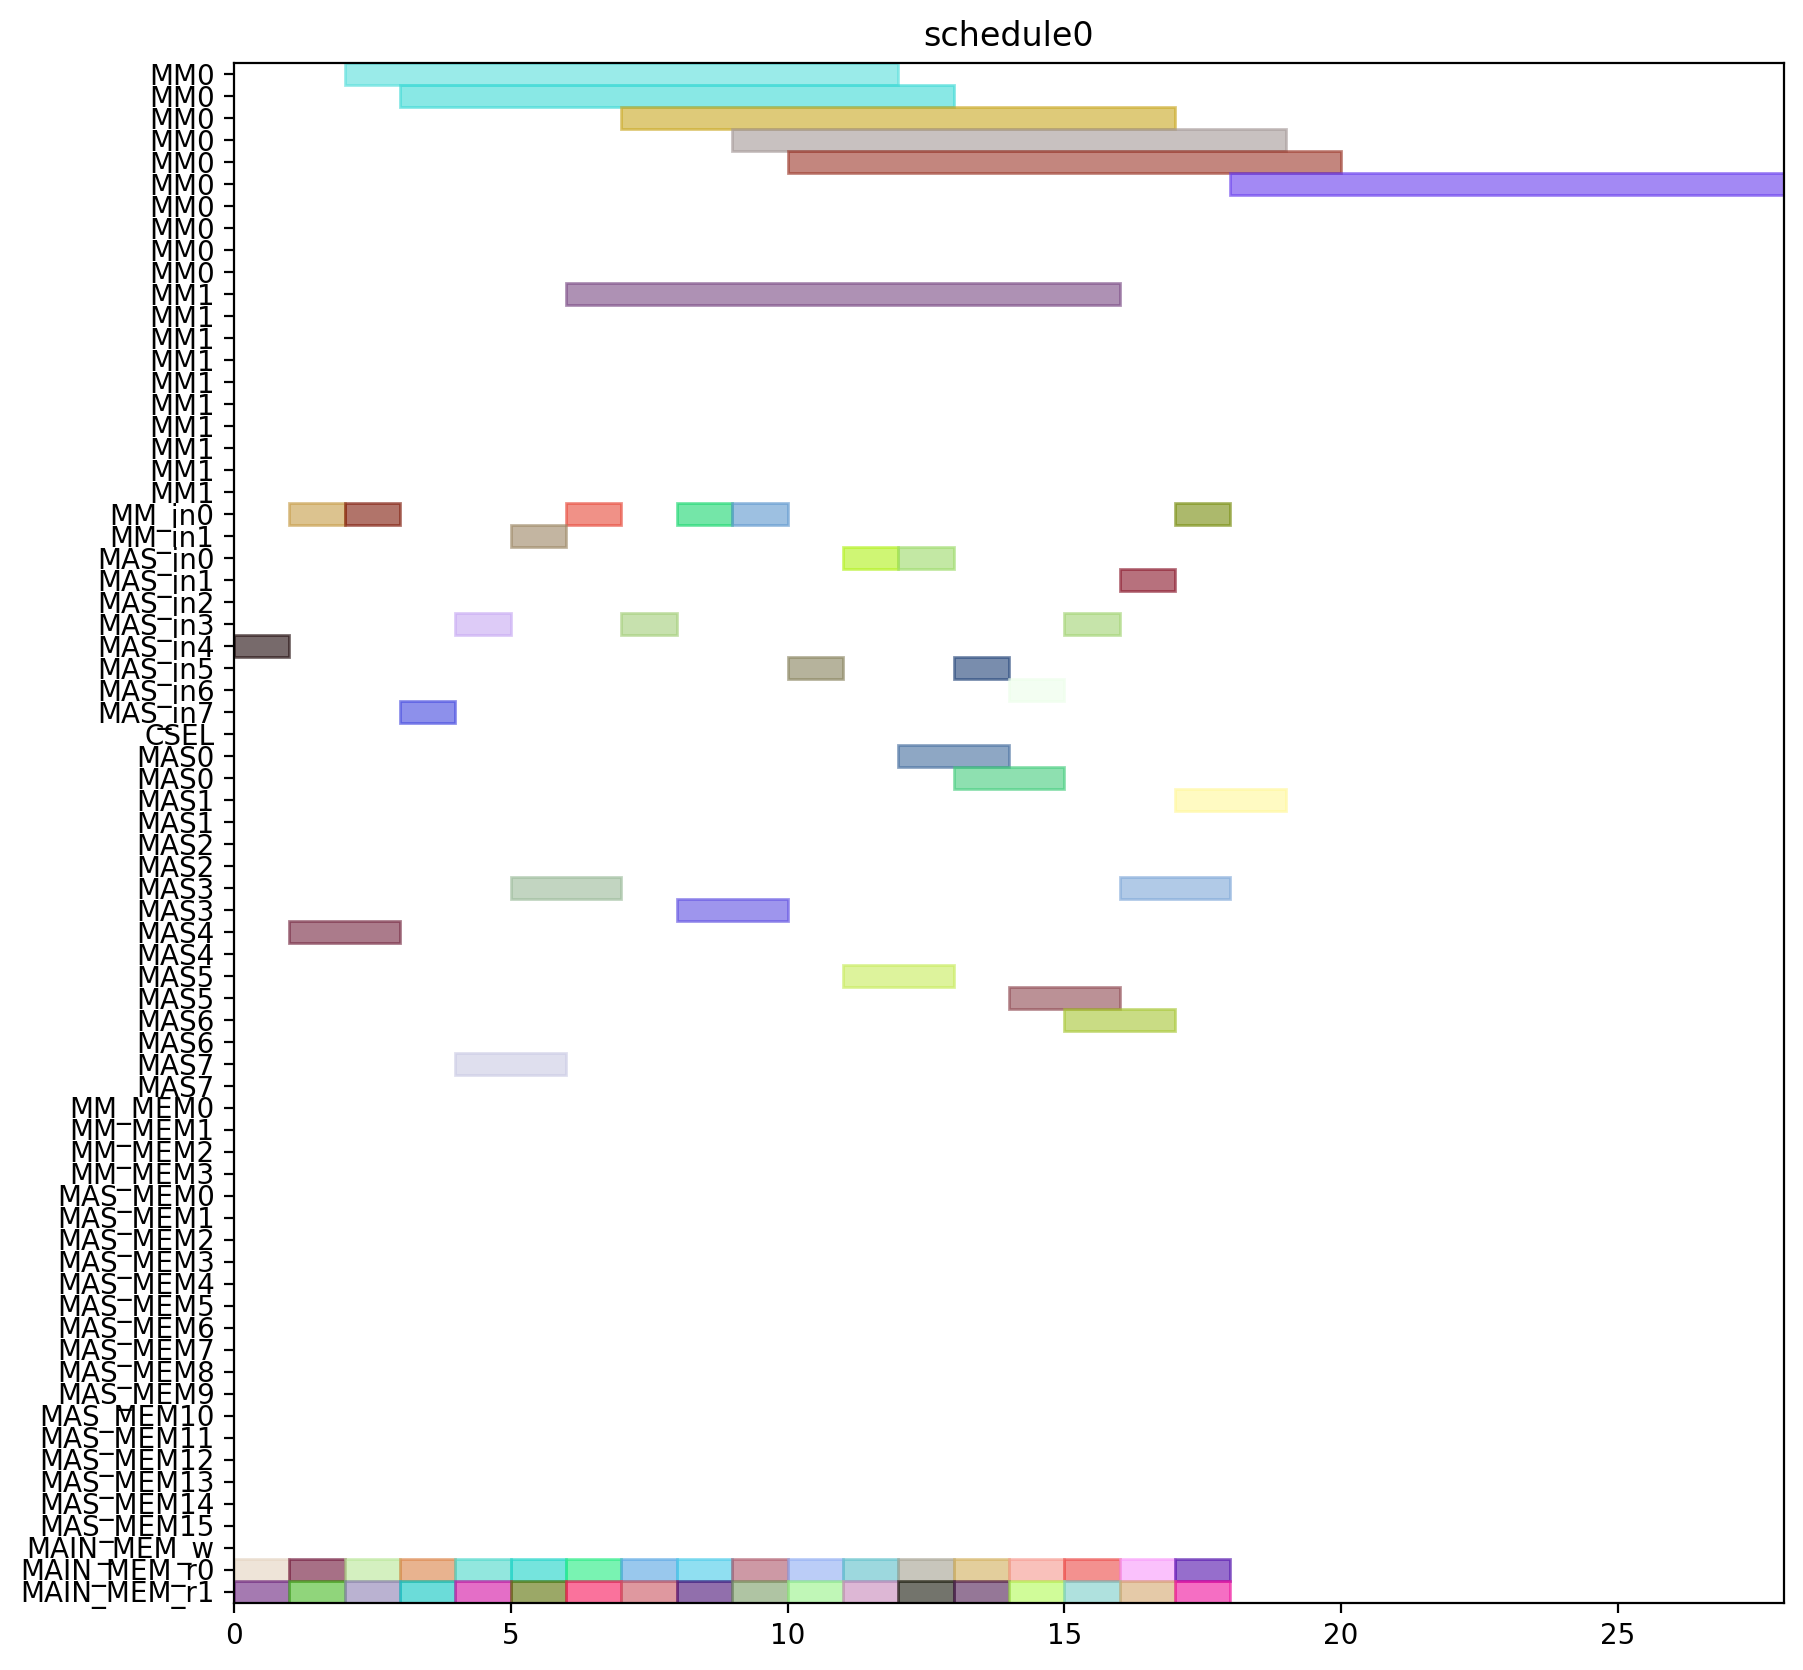

The Python source for this figure:
from pyschedule import Scenario, solvers, plotters, alt


def solve():
	horizon = 120
	S = Scenario("schedule0", horizon=horizon)

	# resource
	MM = S.Resources('MM', num=2, size=10)
	MM_in = S.Resources('MM_in', num=2)
	MAS_in = S.Resources('MAS_in', num=8)
	CSEL = S.Resource('CSEL')
	MAS = S.Resources('MAS', num=8, size=2, periods=range(1, horizon))
	MM_MEM = S.Resources('MM_MEM', num=4)
	MAS_MEM = S.Resources('MAS_MEM', num=16)
	MAIN_MEM_w = S.Resource('MAIN_MEM_w', size=1)
	MAIN_MEM_r = S.Resources('MAIN_MEM_r', num=2)

	# result of previous scheduling

	# new tasks
	t0_t0 = S.Task('t0_t0', length=2, delay_cost=1)
	t0_t0 += alt(MAS)
	t0_t0_in = S.Task('t0_t0_in', length=1, delay_cost=1)
	t0_t0_in += alt(MAS_in)
	S += t0_t0_in*MAS_in[0]<=t0_t0*MAS[0]

	S += t0_t0_in*MAS_in[1]<=t0_t0*MAS[1]

	S += t0_t0_in*MAS_in[2]<=t0_t0*MAS[2]

	S += t0_t0_in*MAS_in[3]<=t0_t0*MAS[3]

	S += t0_t0_in*MAS_in[4]<=t0_t0*MAS[4]

	S += t0_t0_in*MAS_in[5]<=t0_t0*MAS[5]

	S += t0_t0_in*MAS_in[6]<=t0_t0*MAS[6]

	S += t0_t0_in*MAS_in[7]<=t0_t0*MAS[7]

	t0_t0_mem0 = S.Task('t0_t0_mem0', length=1, delay_cost=1)
	t0_t0_mem0 += MAIN_MEM_r[0]
	S += t0_t0_mem0 <= t0_t0

	t0_t0_mem1 = S.Task('t0_t0_mem1', length=1, delay_cost=1)
	t0_t0_mem1 += MAIN_MEM_r[1]
	S += t0_t0_mem1 <= t0_t0

	t0_t1 = S.Task('t0_t1', length=2, delay_cost=1)
	t0_t1 += alt(MAS)
	t0_t1_in = S.Task('t0_t1_in', length=1, delay_cost=1)
	t0_t1_in += alt(MAS_in)
	S += t0_t1_in*MAS_in[0]<=t0_t1*MAS[0]

	S += t0_t1_in*MAS_in[1]<=t0_t1*MAS[1]

	S += t0_t1_in*MAS_in[2]<=t0_t1*MAS[2]

	S += t0_t1_in*MAS_in[3]<=t0_t1*MAS[3]

	S += t0_t1_in*MAS_in[4]<=t0_t1*MAS[4]

	S += t0_t1_in*MAS_in[5]<=t0_t1*MAS[5]

	S += t0_t1_in*MAS_in[6]<=t0_t1*MAS[6]

	S += t0_t1_in*MAS_in[7]<=t0_t1*MAS[7]

	t0_t1_mem0 = S.Task('t0_t1_mem0', length=1, delay_cost=1)
	t0_t1_mem0 += MAIN_MEM_r[0]
	S += t0_t1_mem0 <= t0_t1

	t0_t1_mem1 = S.Task('t0_t1_mem1', length=1, delay_cost=1)
	t0_t1_mem1 += MAIN_MEM_r[1]
	S += t0_t1_mem1 <= t0_t1

	t0_t3 = S.Task('t0_t3', length=10, delay_cost=1)
	t0_t3 += alt(MM)
	t0_t3_in = S.Task('t0_t3_in', length=1, delay_cost=1)
	t0_t3_in += alt(MM_in)
	S += t0_t3_in*MM_in[0]<=t0_t3*MM[0]
	S += t0_t3_in*MM_in[1]<=t0_t3*MM[1]
	t0_t3_mem0 = S.Task('t0_t3_mem0', length=1, delay_cost=1)
	t0_t3_mem0 += MAIN_MEM_r[0]
	S += t0_t3_mem0 <= t0_t3

	t0_t3_mem1 = S.Task('t0_t3_mem1', length=1, delay_cost=1)
	t0_t3_mem1 += MAIN_MEM_r[1]
	S += t0_t3_mem1 <= t0_t3

	t1_t0 = S.Task('t1_t0', length=2, delay_cost=1)
	t1_t0 += alt(MAS)
	t1_t0_in = S.Task('t1_t0_in', length=1, delay_cost=1)
	t1_t0_in += alt(MAS_in)
	S += t1_t0_in*MAS_in[0]<=t1_t0*MAS[0]

	S += t1_t0_in*MAS_in[1]<=t1_t0*MAS[1]

	S += t1_t0_in*MAS_in[2]<=t1_t0*MAS[2]

	S += t1_t0_in*MAS_in[3]<=t1_t0*MAS[3]

	S += t1_t0_in*MAS_in[4]<=t1_t0*MAS[4]

	S += t1_t0_in*MAS_in[5]<=t1_t0*MAS[5]

	S += t1_t0_in*MAS_in[6]<=t1_t0*MAS[6]

	S += t1_t0_in*MAS_in[7]<=t1_t0*MAS[7]

	t1_t0_mem0 = S.Task('t1_t0_mem0', length=1, delay_cost=1)
	t1_t0_mem0 += MAIN_MEM_r[0]
	S += t1_t0_mem0 <= t1_t0

	t1_t0_mem1 = S.Task('t1_t0_mem1', length=1, delay_cost=1)
	t1_t0_mem1 += MAIN_MEM_r[1]
	S += t1_t0_mem1 <= t1_t0

	t1_t1 = S.Task('t1_t1', length=2, delay_cost=1)
	t1_t1 += alt(MAS)
	t1_t1_in = S.Task('t1_t1_in', length=1, delay_cost=1)
	t1_t1_in += alt(MAS_in)
	S += t1_t1_in*MAS_in[0]<=t1_t1*MAS[0]

	S += t1_t1_in*MAS_in[1]<=t1_t1*MAS[1]

	S += t1_t1_in*MAS_in[2]<=t1_t1*MAS[2]

	S += t1_t1_in*MAS_in[3]<=t1_t1*MAS[3]

	S += t1_t1_in*MAS_in[4]<=t1_t1*MAS[4]

	S += t1_t1_in*MAS_in[5]<=t1_t1*MAS[5]

	S += t1_t1_in*MAS_in[6]<=t1_t1*MAS[6]

	S += t1_t1_in*MAS_in[7]<=t1_t1*MAS[7]

	t1_t1_mem0 = S.Task('t1_t1_mem0', length=1, delay_cost=1)
	t1_t1_mem0 += MAIN_MEM_r[0]
	S += t1_t1_mem0 <= t1_t1

	t1_t1_mem1 = S.Task('t1_t1_mem1', length=1, delay_cost=1)
	t1_t1_mem1 += MAIN_MEM_r[1]
	S += t1_t1_mem1 <= t1_t1

	t1_t3 = S.Task('t1_t3', length=10, delay_cost=1)
	t1_t3 += alt(MM)
	t1_t3_in = S.Task('t1_t3_in', length=1, delay_cost=1)
	t1_t3_in += alt(MM_in)
	S += t1_t3_in*MM_in[0]<=t1_t3*MM[0]
	S += t1_t3_in*MM_in[1]<=t1_t3*MM[1]
	t1_t3_mem0 = S.Task('t1_t3_mem0', length=1, delay_cost=1)
	t1_t3_mem0 += MAIN_MEM_r[0]
	S += t1_t3_mem0 <= t1_t3

	t1_t3_mem1 = S.Task('t1_t3_mem1', length=1, delay_cost=1)
	t1_t3_mem1 += MAIN_MEM_r[1]
	S += t1_t3_mem1 <= t1_t3

	t2_t2 = S.Task('t2_t2', length=2, delay_cost=1)
	t2_t2 += alt(MAS)
	t2_t2_in = S.Task('t2_t2_in', length=1, delay_cost=1)
	t2_t2_in += alt(MAS_in)
	S += t2_t2_in*MAS_in[0]<=t2_t2*MAS[0]

	S += t2_t2_in*MAS_in[1]<=t2_t2*MAS[1]

	S += t2_t2_in*MAS_in[2]<=t2_t2*MAS[2]

	S += t2_t2_in*MAS_in[3]<=t2_t2*MAS[3]

	S += t2_t2_in*MAS_in[4]<=t2_t2*MAS[4]

	S += t2_t2_in*MAS_in[5]<=t2_t2*MAS[5]

	S += t2_t2_in*MAS_in[6]<=t2_t2*MAS[6]

	S += t2_t2_in*MAS_in[7]<=t2_t2*MAS[7]

	t2_t2_mem0 = S.Task('t2_t2_mem0', length=1, delay_cost=1)
	t2_t2_mem0 += MAIN_MEM_r[0]
	S += t2_t2_mem0 <= t2_t2

	t2_t2_mem1 = S.Task('t2_t2_mem1', length=1, delay_cost=1)
	t2_t2_mem1 += MAIN_MEM_r[1]
	S += t2_t2_mem1 <= t2_t2

	t5_t0 = S.Task('t5_t0', length=10, delay_cost=1)
	t5_t0 += alt(MM)
	t5_t0_in = S.Task('t5_t0_in', length=1, delay_cost=1)
	t5_t0_in += alt(MM_in)
	S += t5_t0_in*MM_in[0]<=t5_t0*MM[0]
	S += t5_t0_in*MM_in[1]<=t5_t0*MM[1]
	t5_t0_mem0 = S.Task('t5_t0_mem0', length=1, delay_cost=1)
	t5_t0_mem0 += MAIN_MEM_r[0]
	S += t5_t0_mem0 <= t5_t0

	t5_t0_mem1 = S.Task('t5_t0_mem1', length=1, delay_cost=1)
	t5_t0_mem1 += MAIN_MEM_r[1]
	S += t5_t0_mem1 <= t5_t0

	t5_t1 = S.Task('t5_t1', length=10, delay_cost=1)
	t5_t1 += alt(MM)
	t5_t1_in = S.Task('t5_t1_in', length=1, delay_cost=1)
	t5_t1_in += alt(MM_in)
	S += t5_t1_in*MM_in[0]<=t5_t1*MM[0]
	S += t5_t1_in*MM_in[1]<=t5_t1*MM[1]
	t5_t1_mem0 = S.Task('t5_t1_mem0', length=1, delay_cost=1)
	t5_t1_mem0 += MAIN_MEM_r[0]
	S += t5_t1_mem0 <= t5_t1

	t5_t1_mem1 = S.Task('t5_t1_mem1', length=1, delay_cost=1)
	t5_t1_mem1 += MAIN_MEM_r[1]
	S += t5_t1_mem1 <= t5_t1

	t5_t2 = S.Task('t5_t2', length=2, delay_cost=1)
	t5_t2 += alt(MAS)
	t5_t2_in = S.Task('t5_t2_in', length=1, delay_cost=1)
	t5_t2_in += alt(MAS_in)
	S += t5_t2_in*MAS_in[0]<=t5_t2*MAS[0]

	S += t5_t2_in*MAS_in[1]<=t5_t2*MAS[1]

	S += t5_t2_in*MAS_in[2]<=t5_t2*MAS[2]

	S += t5_t2_in*MAS_in[3]<=t5_t2*MAS[3]

	S += t5_t2_in*MAS_in[4]<=t5_t2*MAS[4]

	S += t5_t2_in*MAS_in[5]<=t5_t2*MAS[5]

	S += t5_t2_in*MAS_in[6]<=t5_t2*MAS[6]

	S += t5_t2_in*MAS_in[7]<=t5_t2*MAS[7]

	t5_t2_mem0 = S.Task('t5_t2_mem0', length=1, delay_cost=1)
	t5_t2_mem0 += MAIN_MEM_r[0]
	S += t5_t2_mem0 <= t5_t2

	t5_t2_mem1 = S.Task('t5_t2_mem1', length=1, delay_cost=1)
	t5_t2_mem1 += MAIN_MEM_r[1]
	S += t5_t2_mem1 <= t5_t2

	t5_t3 = S.Task('t5_t3', length=2, delay_cost=1)
	t5_t3 += alt(MAS)
	t5_t3_in = S.Task('t5_t3_in', length=1, delay_cost=1)
	t5_t3_in += alt(MAS_in)
	S += t5_t3_in*MAS_in[0]<=t5_t3*MAS[0]

	S += t5_t3_in*MAS_in[1]<=t5_t3*MAS[1]

	S += t5_t3_in*MAS_in[2]<=t5_t3*MAS[2]

	S += t5_t3_in*MAS_in[3]<=t5_t3*MAS[3]

	S += t5_t3_in*MAS_in[4]<=t5_t3*MAS[4]

	S += t5_t3_in*MAS_in[5]<=t5_t3*MAS[5]

	S += t5_t3_in*MAS_in[6]<=t5_t3*MAS[6]

	S += t5_t3_in*MAS_in[7]<=t5_t3*MAS[7]

	t5_t3_mem0 = S.Task('t5_t3_mem0', length=1, delay_cost=1)
	t5_t3_mem0 += MAIN_MEM_r[0]
	S += t5_t3_mem0 <= t5_t3

	t5_t3_mem1 = S.Task('t5_t3_mem1', length=1, delay_cost=1)
	t5_t3_mem1 += MAIN_MEM_r[1]
	S += t5_t3_mem1 <= t5_t3

	t7_t0 = S.Task('t7_t0', length=2, delay_cost=1)
	t7_t0 += alt(MAS)
	t7_t0_in = S.Task('t7_t0_in', length=1, delay_cost=1)
	t7_t0_in += alt(MAS_in)
	S += t7_t0_in*MAS_in[0]<=t7_t0*MAS[0]

	S += t7_t0_in*MAS_in[1]<=t7_t0*MAS[1]

	S += t7_t0_in*MAS_in[2]<=t7_t0*MAS[2]

	S += t7_t0_in*MAS_in[3]<=t7_t0*MAS[3]

	S += t7_t0_in*MAS_in[4]<=t7_t0*MAS[4]

	S += t7_t0_in*MAS_in[5]<=t7_t0*MAS[5]

	S += t7_t0_in*MAS_in[6]<=t7_t0*MAS[6]

	S += t7_t0_in*MAS_in[7]<=t7_t0*MAS[7]

	t7_t0_mem0 = S.Task('t7_t0_mem0', length=1, delay_cost=1)
	t7_t0_mem0 += MAIN_MEM_r[0]
	S += t7_t0_mem0 <= t7_t0

	t7_t0_mem1 = S.Task('t7_t0_mem1', length=1, delay_cost=1)
	t7_t0_mem1 += MAIN_MEM_r[1]
	S += t7_t0_mem1 <= t7_t0

	t7_t1 = S.Task('t7_t1', length=2, delay_cost=1)
	t7_t1 += alt(MAS)
	t7_t1_in = S.Task('t7_t1_in', length=1, delay_cost=1)
	t7_t1_in += alt(MAS_in)
	S += t7_t1_in*MAS_in[0]<=t7_t1*MAS[0]

	S += t7_t1_in*MAS_in[1]<=t7_t1*MAS[1]

	S += t7_t1_in*MAS_in[2]<=t7_t1*MAS[2]

	S += t7_t1_in*MAS_in[3]<=t7_t1*MAS[3]

	S += t7_t1_in*MAS_in[4]<=t7_t1*MAS[4]

	S += t7_t1_in*MAS_in[5]<=t7_t1*MAS[5]

	S += t7_t1_in*MAS_in[6]<=t7_t1*MAS[6]

	S += t7_t1_in*MAS_in[7]<=t7_t1*MAS[7]

	t7_t1_mem0 = S.Task('t7_t1_mem0', length=1, delay_cost=1)
	t7_t1_mem0 += MAIN_MEM_r[0]
	S += t7_t1_mem0 <= t7_t1

	t7_t1_mem1 = S.Task('t7_t1_mem1', length=1, delay_cost=1)
	t7_t1_mem1 += MAIN_MEM_r[1]
	S += t7_t1_mem1 <= t7_t1

	t7_t3 = S.Task('t7_t3', length=10, delay_cost=1)
	t7_t3 += alt(MM)
	t7_t3_in = S.Task('t7_t3_in', length=1, delay_cost=1)
	t7_t3_in += alt(MM_in)
	S += t7_t3_in*MM_in[0]<=t7_t3*MM[0]
	S += t7_t3_in*MM_in[1]<=t7_t3*MM[1]
	t7_t3_mem0 = S.Task('t7_t3_mem0', length=1, delay_cost=1)
	t7_t3_mem0 += MAIN_MEM_r[0]
	S += t7_t3_mem0 <= t7_t3

	t7_t3_mem1 = S.Task('t7_t3_mem1', length=1, delay_cost=1)
	t7_t3_mem1 += MAIN_MEM_r[1]
	S += t7_t3_mem1 <= t7_t3

	t10_t0 = S.Task('t10_t0', length=10, delay_cost=1)
	t10_t0 += alt(MM)
	t10_t0_in = S.Task('t10_t0_in', length=1, delay_cost=1)
	t10_t0_in += alt(MM_in)
	S += t10_t0_in*MM_in[0]<=t10_t0*MM[0]
	S += t10_t0_in*MM_in[1]<=t10_t0*MM[1]
	t10_t0_mem0 = S.Task('t10_t0_mem0', length=1, delay_cost=1)
	t10_t0_mem0 += MAIN_MEM_r[0]
	S += t10_t0_mem0 <= t10_t0

	t10_t0_mem1 = S.Task('t10_t0_mem1', length=1, delay_cost=1)
	t10_t0_mem1 += MAIN_MEM_r[1]
	S += t10_t0_mem1 <= t10_t0

	t10_t1 = S.Task('t10_t1', length=10, delay_cost=1)
	t10_t1 += alt(MM)
	t10_t1_in = S.Task('t10_t1_in', length=1, delay_cost=1)
	t10_t1_in += alt(MM_in)
	S += t10_t1_in*MM_in[0]<=t10_t1*MM[0]
	S += t10_t1_in*MM_in[1]<=t10_t1*MM[1]
	t10_t1_mem0 = S.Task('t10_t1_mem0', length=1, delay_cost=1)
	t10_t1_mem0 += MAIN_MEM_r[0]
	S += t10_t1_mem0 <= t10_t1

	t10_t1_mem1 = S.Task('t10_t1_mem1', length=1, delay_cost=1)
	t10_t1_mem1 += MAIN_MEM_r[1]
	S += t10_t1_mem1 <= t10_t1

	t10_t2 = S.Task('t10_t2', length=2, delay_cost=1)
	t10_t2 += alt(MAS)
	t10_t2_in = S.Task('t10_t2_in', length=1, delay_cost=1)
	t10_t2_in += alt(MAS_in)
	S += t10_t2_in*MAS_in[0]<=t10_t2*MAS[0]

	S += t10_t2_in*MAS_in[1]<=t10_t2*MAS[1]

	S += t10_t2_in*MAS_in[2]<=t10_t2*MAS[2]

	S += t10_t2_in*MAS_in[3]<=t10_t2*MAS[3]

	S += t10_t2_in*MAS_in[4]<=t10_t2*MAS[4]

	S += t10_t2_in*MAS_in[5]<=t10_t2*MAS[5]

	S += t10_t2_in*MAS_in[6]<=t10_t2*MAS[6]

	S += t10_t2_in*MAS_in[7]<=t10_t2*MAS[7]

	t10_t2_mem0 = S.Task('t10_t2_mem0', length=1, delay_cost=1)
	t10_t2_mem0 += MAIN_MEM_r[0]
	S += t10_t2_mem0 <= t10_t2

	t10_t2_mem1 = S.Task('t10_t2_mem1', length=1, delay_cost=1)
	t10_t2_mem1 += MAIN_MEM_r[1]
	S += t10_t2_mem1 <= t10_t2

	t10_t3 = S.Task('t10_t3', length=2, delay_cost=1)
	t10_t3 += alt(MAS)
	t10_t3_in = S.Task('t10_t3_in', length=1, delay_cost=1)
	t10_t3_in += alt(MAS_in)
	S += t10_t3_in*MAS_in[0]<=t10_t3*MAS[0]

	S += t10_t3_in*MAS_in[1]<=t10_t3*MAS[1]

	S += t10_t3_in*MAS_in[2]<=t10_t3*MAS[2]

	S += t10_t3_in*MAS_in[3]<=t10_t3*MAS[3]

	S += t10_t3_in*MAS_in[4]<=t10_t3*MAS[4]

	S += t10_t3_in*MAS_in[5]<=t10_t3*MAS[5]

	S += t10_t3_in*MAS_in[6]<=t10_t3*MAS[6]

	S += t10_t3_in*MAS_in[7]<=t10_t3*MAS[7]

	t10_t3_mem0 = S.Task('t10_t3_mem0', length=1, delay_cost=1)
	t10_t3_mem0 += MAIN_MEM_r[0]
	S += t10_t3_mem0 <= t10_t3

	t10_t3_mem1 = S.Task('t10_t3_mem1', length=1, delay_cost=1)
	t10_t3_mem1 += MAIN_MEM_r[1]
	S += t10_t3_mem1 <= t10_t3

	solvers.mip.solve(S,msg=1,kind='CPLEX',ratio_gap=1.01)

	solution = [['hoge']*len(S.solution()[1]) for i in range(len(S.solution()))]
	for i in range(len(S.solution())):
		for j in range(len(S.solution()[i])):
			solution[i][j]=str(S.solution()[i][j])
	print(solution)

	cycles = int(solution[-1][3])

	pic_file_name = "/mnt/rose/usr1/fukuda/ABE/multiRAM_multiMAS_16mux/scheduling_result/stage10MM2_stage2MAS8/EP2_DBL_w_EVAL/schedule0.png"
	if(S.solution() != []):
		plotters.matplotlib.plot(S,img_filename=pic_file_name, show_task_labels=False, fig_size=(cycles*0.25+3, 10))

	return solution
